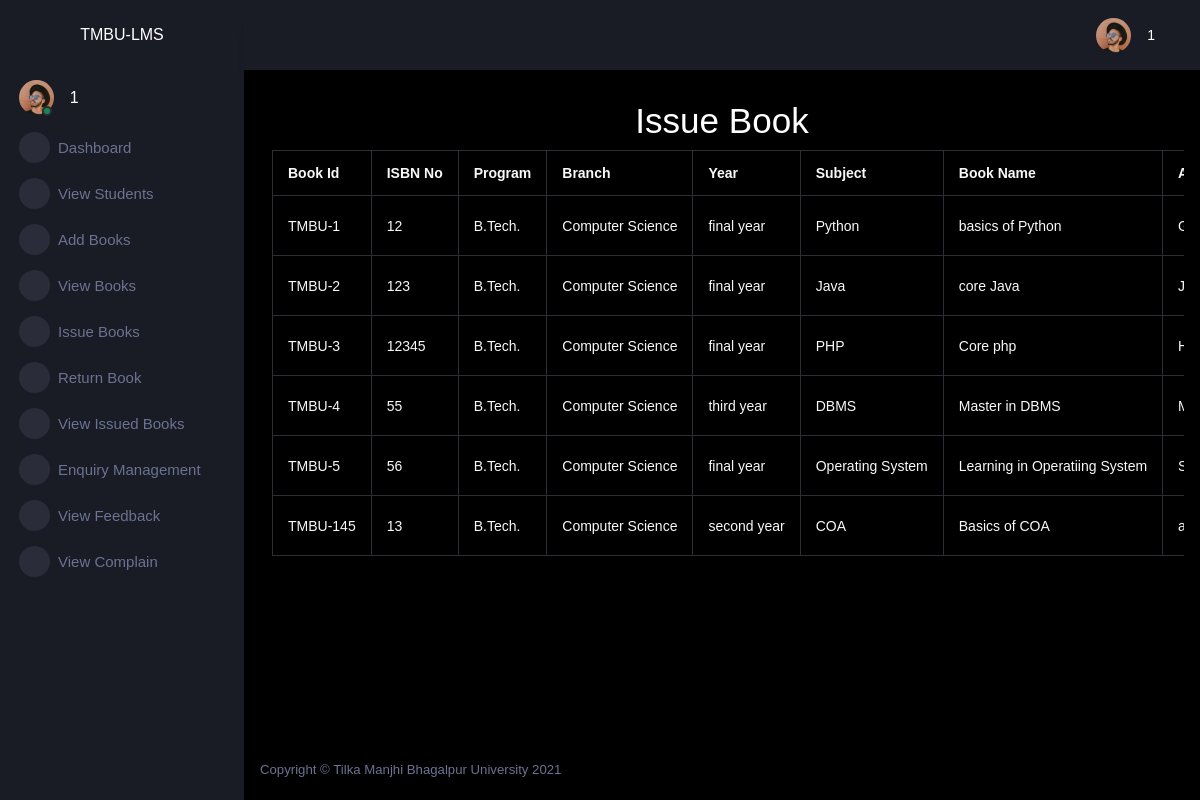
The app's page /adminapp/issuebook/ (signed in) with its own data.
### adminapp/models.py (models this page shows)
class BookStore(models.Model):
    bookid=models.CharField(max_length=15,primary_key=True)
    isbnno=models.CharField(max_length=15)
    program=models.CharField(max_length=100)
    branch=models.CharField(max_length=100)
    year=models.CharField(max_length=100)
    subject=models.CharField(max_length=100)
    bookname=models.CharField(max_length=100)
    authorname=models.CharField(max_length=100)
    qty=models.IntegerField()

### adminapp/views.py (the view)
# urls.py: path('issuebook/',views.issuebook,name='issuebook'),
@cache_control(no_cache=True,must_revalidate=True,no_store=True)
def issuebook(request):
    try:
        if request.session['adminid']!=None:
            adminid=request.session['adminid']
            book=BookStore.objects.all()
            return render(request,"issuebook.html",locals())
    except KeyError:
        return redirect('lmsapp:login')

### adminapp/templates/issuebook.html (shortened to what this page needs)
{% extends "adminparent.html" %}
{% block body %}
    <div class="row">
        <h1 style="text-align:center;">Issue Book</h1>
        <div class="col-sm-12" style="overflow-x: scroll;">
           <table class="table table-bordered text-light">
            <tr>
                <th>Book Id</th>
                <th>ISBN No</th>
                <th>Program</th>
                <th>Branch</th>
                <th>Year</th>
                <th>Subject</th>
                <th>Book Name</th>
                <th>Author Name</th>
            </tr>
            {% for b in book %}
               <tr>
                <td>{{b.bookid}}</td>
                <td>{{b.isbnno}}</td>
                <td>{{b.program}}</td>
                <td>{{b.branch}}</td>
                <td>{{b.year}}</td>
                <td>{{b.subject}}</td>
                <td>{{b.bookname}}</td>
                <td>{{b.authorname}}</td>
               </tr>
            {% endfor %}
           </table>
        </div>
    </div>
{% endblock body %}

### records on screen
BookStore: bookid "TMBU-1", isbnno "12", program "B.Tech.", branch "Computer Science", year "final year", subject "Python", bookname "basics of Python"
BookStore: bookid "TMBU-2", isbnno "123", program "B.Tech.", branch "Computer Science", year "final year", subject "Java", bookname "core Java"
BookStore: bookid "TMBU-3", isbnno "12345", program "B.Tech.", branch "Computer Science", year "final year", subject "PHP", bookname "Core php"
BookStore: bookid "TMBU-4", isbnno "55", program "B.Tech.", branch "Computer Science", year "third year", subject "DBMS", bookname "Master in DBMS"
BookStore: bookid "TMBU-5", isbnno "56", program "B.Tech.", branch "Computer Science", year "final year", subject "Operating System", bookname "Learning in Operatiing System"
BookStore: bookid "TMBU-145", isbnno "13", program "B.Tech.", branch "Computer Science", year "second year", subject "COA", bookname "Basics of COA"

### other values on screen
{{ adminid }} "1"
